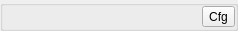
<ui version="4.0">
 <class>AppleiiPLCTemperature</class>
 <widget class="QWidget" name="AppleiiPLCTemperature">
  <property name="geometry">
   <rect>
    <x>0</x>
    <y>0</y>
    <width>238</width>
    <height>30</height>
   </rect>
  </property>
  <property name="windowTitle">
   <string>Form</string>
  </property>
  <layout class="QGridLayout">
   <property name="leftMargin">
    <number>0</number>
   </property>
   <property name="topMargin">
    <number>0</number>
   </property>
   <property name="rightMargin">
    <number>0</number>
   </property>
   <property name="bottomMargin">
    <number>0</number>
   </property>
   <property name="horizontalSpacing">
    <number>0</number>
   </property>
   <property name="verticalSpacing">
    <number>0</number>
   </property>
   <item row="0" column="0">
    <widget class="TaurusGroupBox" name="TaurusGroupBox">
     <property name="showText">
      <bool>false</bool>
     </property>
     <layout class="QGridLayout">
      <property name="leftMargin">
       <number>0</number>
      </property>
      <property name="topMargin">
       <number>0</number>
      </property>
      <property name="rightMargin">
       <number>0</number>
      </property>
      <property name="bottomMargin">
       <number>0</number>
      </property>
      <property name="horizontalSpacing">
       <number>0</number>
      </property>
      <property name="verticalSpacing">
       <number>0</number>
      </property>
      <item row="0" column="0">
       <layout class="QHBoxLayout">
        <item>
         <widget class="TaurusBoolLed" name="TemperatureInterlock">
          <property name="useParentModel">
           <bool>true</bool>
          </property>
          <property name="ledColor">
           <string>RED</string>
          </property>
         </widget>
        </item>
        <item>
         <spacer>
          <property name="orientation">
           <enum>Qt::Horizontal</enum>
          </property>
          <property name="sizeHint">
           <size>
            <width>20</width>
            <height>20</height>
           </size>
          </property>
         </spacer>
        </item>
        <item>
         <widget class="TaurusLabel" name="TemperatureLabel">
          <property name="minimumSize">
           <size>
            <width>50</width>
            <height>22</height>
           </size>
          </property>
          <property name="maximumSize">
           <size>
            <width>50</width>
            <height>16777215</height>
           </size>
          </property>
          <property name="useParentModel">
           <bool>true</bool>
          </property>
          <property name="prefixText">
           <string/>
          </property>
          <property name="model">
           <string/>
          </property>
         </widget>
        </item>
        <item>
         <widget class="TaurusValueLabel" name="TemperatureValue">
          <property name="sizePolicy">
           <sizepolicy vsizetype="Fixed" hsizetype="Expanding">
            <horstretch>0</horstretch>
            <verstretch>0</verstretch>
           </sizepolicy>
          </property>
          <property name="minimumSize">
           <size>
            <width>50</width>
            <height>22</height>
           </size>
          </property>
          <property name="alignment">
           <set>Qt::AlignCenter</set>
          </property>
          <property name="useParentModel">
           <bool>true</bool>
          </property>
          <property name="model">
           <string/>
          </property>
         </widget>
        </item>
        <item>
         <widget class="TaurusLabel" name="TemperatureUnits">
          <property name="minimumSize">
           <size>
            <width>35</width>
            <height>22</height>
           </size>
          </property>
          <property name="maximumSize">
           <size>
            <width>35</width>
            <height>16777215</height>
           </size>
          </property>
          <property name="useParentModel">
           <bool>true</bool>
          </property>
          <property name="prefixText">
           <string/>
          </property>
          <property name="model">
           <string/>
          </property>
         </widget>
        </item>
        <item>
         <spacer>
          <property name="orientation">
           <enum>Qt::Horizontal</enum>
          </property>
          <property name="sizeHint">
           <size>
            <width>20</width>
            <height>20</height>
           </size>
          </property>
         </spacer>
        </item>
        <item>
         <widget class="QToolButton" name="TemperatureConfiguration">
          <property name="text">
           <string>Cfg</string>
          </property>
         </widget>
        </item>
       </layout>
      </item>
     </layout>
    </widget>
   </item>
  </layout>
 </widget>
 <customwidgets>
  <customwidget>
   <class>TaurusGroupBox</class>
   <extends>QGroupBox</extends>
   <header>taurus.qt.qtgui.container</header>
   <container>1</container>
  </customwidget>
  <customwidget>
   <class>TaurusBoolLed</class>
   <extends>QLabel</extends>
   <header>taurus.qt.qtgui.display</header>
  </customwidget>
  <customwidget>
   <class>TaurusLabel</class>
   <extends>QLabel</extends>
   <header>taurus.qt.qtgui.display</header>
  </customwidget>
  <customwidget>
   <class>TaurusValueLabel</class>
   <extends>QLabel</extends>
   <header>taurus.qt.qtgui.display</header>
  </customwidget>
 </customwidgets>
 <resources/>
 <connections/>
</ui>
